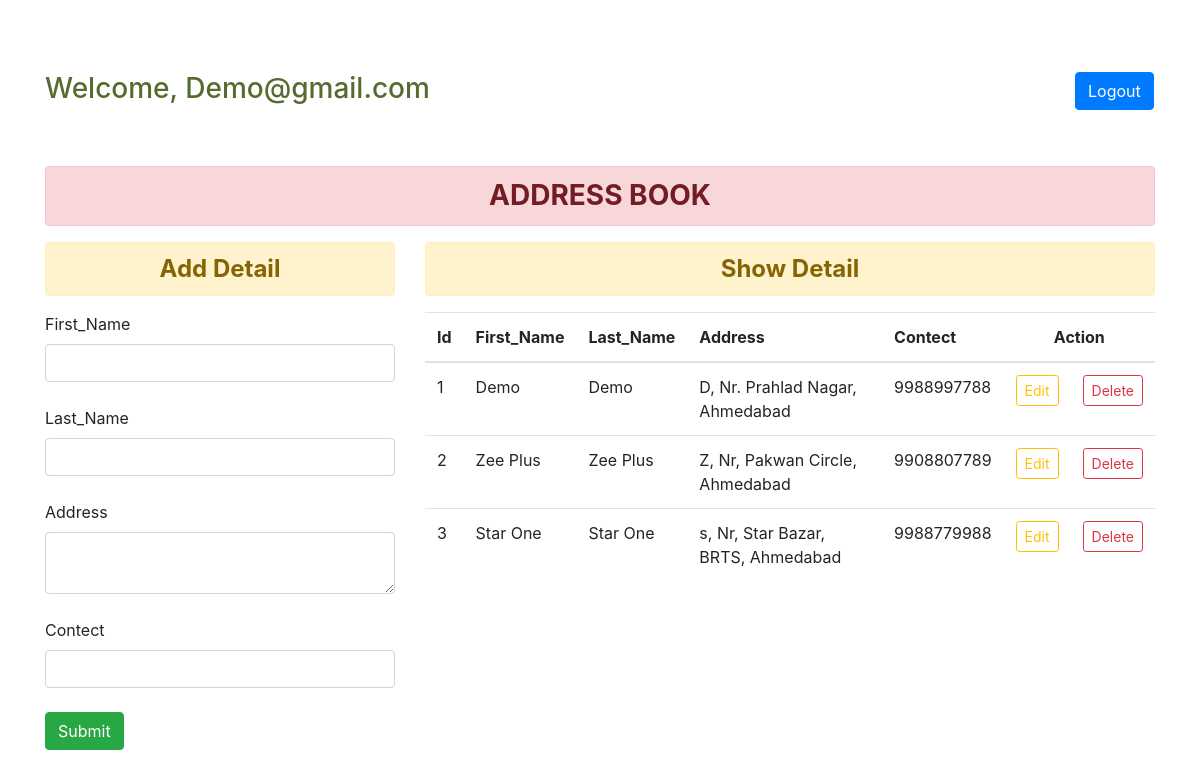
The page /data/ (signed in) on the database its author committed.
### addressbook_app/models.py (models this page shows, shortened)
class UserProfile(models.Model):
    first_name = models.CharField(max_length=50,blank=True,null=True)
    last_name = models.CharField(max_length=50,blank=True,null=True)
    phone_number = models.IntegerField(blank=True,null=True)
    address = models.TextField(max_length=250,blank=True,null=True)
    created_date_time = models.DateTimeField(auto_now_add=True)
    status = models.ForeignKey(utl_status,on_delete=models.CASCADE,default = 1)

### addressbook_app/views.py (the view)
# urls.py: path('data/', DataView, name='data'),
def DataView(request):
    if not request.session.has_key('email_id'):
        return redirect('login')
    email_id = request.session['email_id']
    if request.method=='POST':
        try:
            data = UserProfile.objects.get(**{'id':request.POST.get("idname")})
        except Exception as ex:
            data = None
        if data is not None:
            profile1 = {
            'first_name':request.POST.get('first_name',data.first_name),
            'last_name':request.POST.get('last_name',data.last_name),
            'phone_number':request.POST.get('phone_number',data.phone_number),
            'address':request.POST.get('address',data.address),
            }
            for key,value in profile1.items():
                setattr(data,key,value)
            data.save()
            detail = SqlLogin()
            detail.action = 'Edit'
            detail.save()
            return redirect('data')
        else:
            model = UserProfile()
            model.first_name = request.POST['first_name']
            model.last_name = request.POST['last_name']
            model.address = request.POST['address']
            model.phone_number = request.POST['phone_number']
            model.save()
            detail = SqlLogin()
            detail.action = 'Create'
            detail.save()
            return redirect('data')
    else:
        data = UserProfile.objects.filter(**{'status':1})
        context = {
            'data' : data
        }
        detail = SqlLogin()
        detail.action = 'View'
        detail.save()
    return render(request,'data.html', context)

### addressbook_app/templates/data.html (shortened to what this page needs)
<!DOCTYPE html>
<html lang="en">
<head>
    <link rel="stylesheet" href="https://cdn.jsdelivr.net/npm/bootstrap@4.0.0/dist/css/bootstrap.min.css">
</head>
<body>
    <div class="container mt-5 ">
        <div class="row ">
            <div class="col-sm-11">
                <h3 style="color:darkolivegreen;" >Welcome, {{ request.session.email_id|capfirst }}</h3>
            </div>
            <div class="col-sm-0">
                <h4>
                    <a href="{% url 'logout' %}" class="btn btn btn-primary btn-mg">Logout</a>
                </h4>
            </div>
        </div>
        <br><br>
        <div class="row">
           <div class="col-sm-12">
            <h3 class="text-center alert alert-danger"><strong> ADDRESS BOOK</strong></h3>
           </div>
           <br>
            <div class="col-sm-4" >
                <form method="POST">
                    <h4 class="text-center alert alert-warning"><b>Add Detail</b></h4>
                    <label>First_Name</label>
                    <input type="text" class="form-control" name="first_name" id="first_name"><br>
                    <label>Last_Name</label>
                    <input type="text" class="form-control" name="last_name" id="last_name"><br>
                    <label>Address</label>
                    <textarea type="text" class="form-control" name="address" id="address"></textarea><br>
                    <label>Contect</label>
                    <input type="text" class="form-control" name="phone_number" id="phone_number">
                    <br>
                    <button class="btn btn-success" type="submit">Submit</button>
                </form>
            </div>
            <div class="col-lg-8">
                <table class="table table-hover">
                    <h4 class="text-center alert alert-warning" ><b>Show Detail</b></h4>
                    <thead >
                        <th scope="col" >Id</th>
                        <th scope="col" >First_Name</th>
                        <th scope="col" >Last_Name</th>
                        <th scope="col" >Address</th>
                        <th scope="col" >Contect</th>
                        <th scope="col" colspan="2" class="text-center">Action</th>
                    </thead>
                    <tbody id="tbody" >
                        {% for i in data %}
                        <tr>
                            <td>{{ forloop.counter }}</td>
                            <td>{{i.first_name}}</td>
                            <td>{{i.last_name}}</td>
                            <td>{{i.address}}</td>
                            <td>{{i.phone_number}}</td>
                            <td>
                                <input type="button" value="Edit" class="btn btn-outline-warning btn-sm btn-edit button button5" data-id="{{i.id}}">
                            </td>
                            <td>
                                <a href="{% url 'delete' id=i.id %}" class="btn btn-outline-danger btn-sm button button5 ">Delete</a>
                            </td>
                        </tr>
                            {% endfor %}
                    </tbody>
                </table>
            </div>
        </div>
    </div>
</body>
</html>

### rows shown on the page
UserProfile: first_name "Demo", last_name "Demo", address "D, Nr. Prahlad Nagar, Ahmedabad", phone_number "9988997788"
UserProfile: first_name "Zee Plus", last_name "Zee Plus", address "Z, Nr, Pakwan Circle, Ahmedabad", phone_number "9908807789"
UserProfile: first_name "Star One", last_name "Star One", address "s, Nr, Star Bazar, BRTS, Ahmedabad", phone_number "9988779988"

### other values the page prints
{{ request.session.email_id|capfirst }} "Demo@gmail.com"
